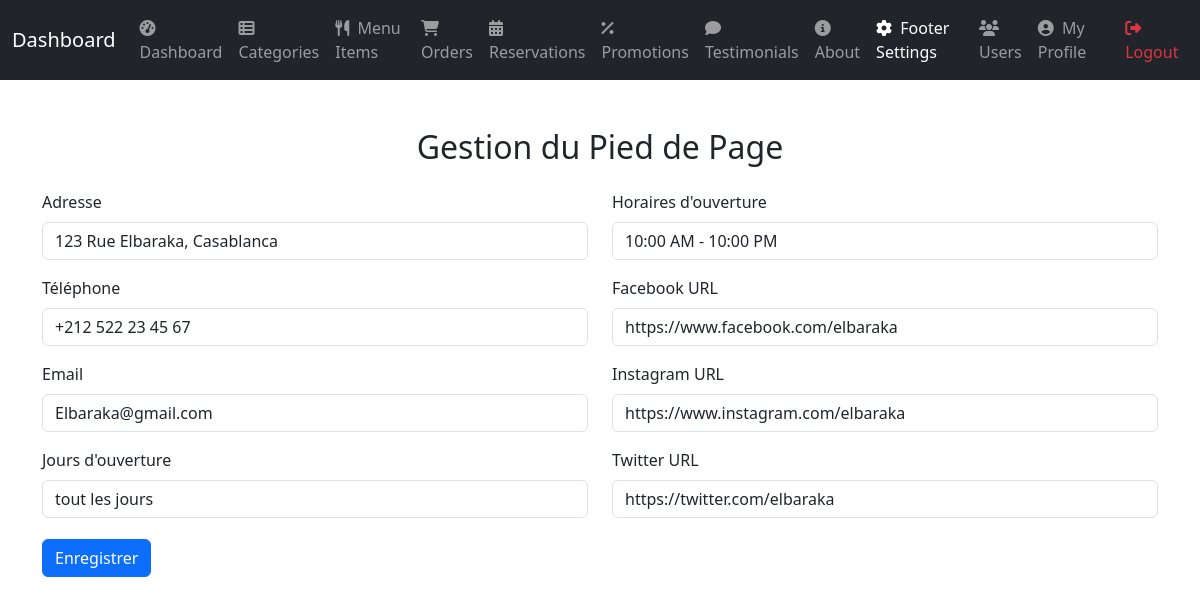
Screenshot of /admin/manage_footer.php (signed in) with the database file from the repository.
### tables this page shows
CREATE TABLE `footer` (
  `id` int(11) NOT NULL,
  `address` varchar(255) NOT NULL,
  `phone` varchar(20) NOT NULL,
  `email` varchar(255) NOT NULL,
  `hours_days` varchar(255) NOT NULL,
  `hours_time` varchar(50) NOT NULL,
  `facebook` varchar(255) DEFAULT NULL,
  `instagram` varchar(255) DEFAULT NULL,
  `twitter` varchar(255) DEFAULT NULL
);

### admin/manage_footer.php (the view, shortened to what this page needs)
<?php
    require_once 'db.php';
    try {
        $stmt            = $pdo->query("SELECT * FROM footer ORDER BY id");
        $footer = $stmt->fetch(PDO::FETCH_ASSOC);
    } catch (PDOException $e) {
        die("Erreur lors de la récupération des paramètres du pied de page : " . $e->getMessage());
    }
?>
<?php include_once 'includes/header.php'; ?>
<div class="container mt-5">
    <h2 class="text-center mb-4">Gestion du Pied de Page</h2>
    <form method="POST" action="">
        <div class="row">
            <div class="col-md-6">
                <div class="mb-3">
                    <label for="address" class="form-label">Adresse</label>
                    <input type="text" class="form-control" id="address" name="address" value="<?php echo htmlspecialchars($footer['address']); ?>" required>
                </div>
                <div class="mb-3">
                    <label for="phone" class="form-label">Téléphone</label>
                    <input type="text" class="form-control" id="phone" name="phone" value="<?php echo htmlspecialchars($footer['phone']); ?>" required>
                </div>
                <div class="mb-3">
                    <label for="email" class="form-label">Email</label>
                    <input type="email" class="form-control" id="email" name="email" value="<?php echo htmlspecialchars($footer['email']); ?>" required>
                </div>
                <div class="mb-3">
                    <label for="hours_days" class="form-label">Jours d'ouverture</label>
                    <input type="text" class="form-control" id="hours_days" name="hours_days" value="<?php echo htmlspecialchars($footer['hours_days']); ?>" required>
                </div>
            </div>
            <div class="col-md-6">
                <div class="mb-3">
                    <label for="hours_time" class="form-label">Horaires d'ouverture</label>
                    <input type="text" class="form-control" id="hours_time" name="hours_time" value="<?php echo htmlspecialchars($footer['hours_time']); ?>" required>
                </div>
                <div class="mb-3">
                    <label for="facebook" class="form-label">Facebook URL</label>
                    <input type="url" class="form-control" id="facebook" name="facebook" value="<?php echo htmlspecialchars($footer['facebook']); ?>">
                </div>
                <div class="mb-3">
                    <label for="instagram" class="form-label">Instagram URL</label>
                    <input type="url" class="form-control" id="instagram" name="instagram" value="<?php echo htmlspecialchars($footer['instagram']); ?>">
                </div>
                <div class="mb-3">
                    <label for="twitter" class="form-label">Twitter URL</label>
                    <input type="url" class="form-control" id="twitter" name="twitter" value="<?php echo htmlspecialchars($footer['twitter']); ?>">
                </div>
            </div>
        </div>
        <button type="submit" class="btn btn-primary">Enregistrer</button>
    </form>
</div>
<?php include_once 'includes/footer.php'; ?>

### admin/css/admin.css (style rules this page uses)
html, body { height: 100%; margin: 0; padding: 0; }
.btn { margin-top: 5px !important; margin-bottom: 5px !important; }

### rows the page displays
footer: address "123 Rue Elbaraka, Casablanca", phone "+212 522 23 45 67", email "Elbaraka@gmail.com", hours_days "tout les jours", hours_time "10:00 AM - 10:00 PM", facebook "https://www.facebook.com/elbaraka", instagram "https://www.instagram.com/elbaraka", twitter "https://twitter.com/elbaraka"
